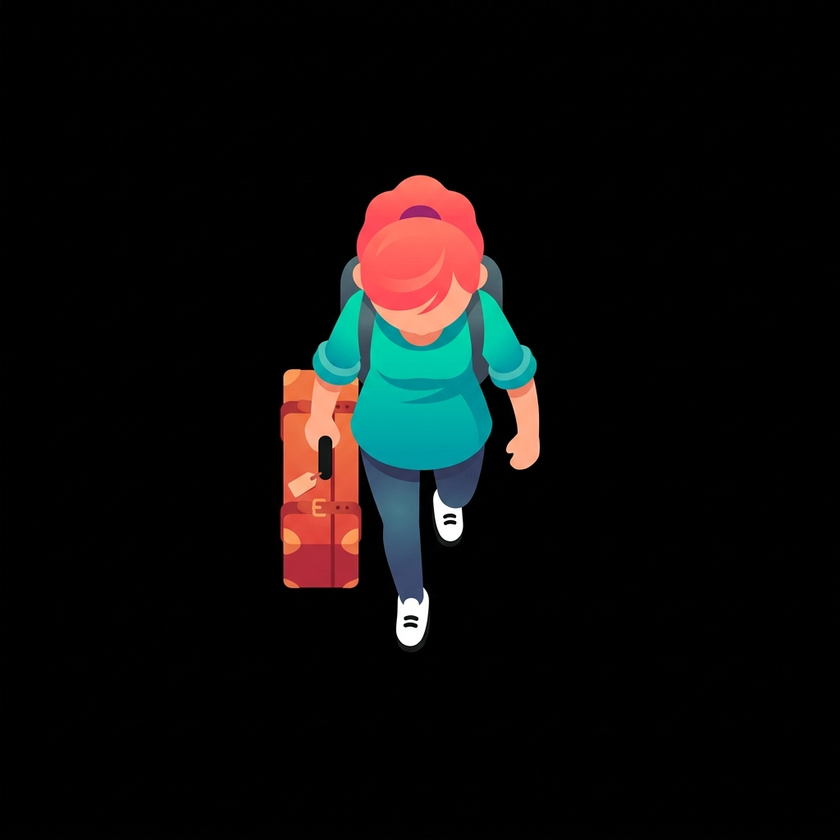
#> input picture webviews/assets/player.png, 840 x 840 px, shrunk from 1024 x 1024 before the run
$ python remove_bg.py
#> lines starting #> are read from the running program, lines starting #| are printed output that depends on the picture
from PIL import Image
from pathlib import Path

assets_dir = Path(__file__).resolve().parent.parent / "webviews" / "assets"
images = [
    "player.png",
    "npc_staff.png",
    "npc_vendor.png",
    "npc_traveler.png",
    "npc_guard.png",
    "arrow.png",
    "speech_bubble.png"
]

for name in images:
    path = assets_dir / name
    if not path.exists():
        print(f"Skipping {name} (does not exist)")
        continue

    print(f"Processing {name}...")
    img = Image.open(path).convert("RGBA")

    # We load pixels to process
    pixels = img.load()
    width, height = img.size
#> width = 840; height = 840

    # Get the background color from top-left corner
    corner_pixel = pixels[0, 0]
#> corner_pixel = (2, 2, 2, 255)

    for y in range(height):
        for x in range(width):
            r, g, b, a = pixels[x, y]
            # Check if pixel is very dark (close to black) OR very close to the corner pixel color
            is_black = (r < 80 and g < 80 and b < 80)
            is_bg_match = (abs(r - corner_pixel[0]) < 45 and
                           abs(g - corner_pixel[1]) < 45 and
                           abs(b - corner_pixel[2]) < 45)

            if is_black or is_bg_match:
                pixels[x, y] = (0, 0, 0, 0)

    # Crop to non-transparent bounding box
    bbox = img.getbbox()
#> bbox = (280, 175, 540, 646)
    if bbox:
        img = img.crop(bbox)
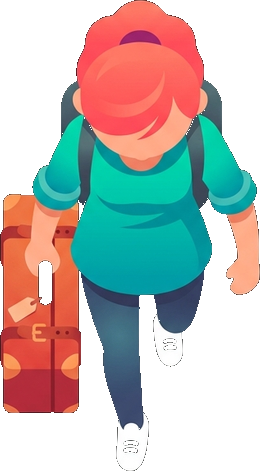
#> img: PIL image 260x471 RGBA; mean R, G, B, A 75.1, 71.9, 67.7, 142.1; transparent parts drawn white

    img.save(path, "PNG")
    print(f"  [OK] Processed and cropped {name} to {img.size}")
#|   [OK] Processed and cropped player.png to (260, 471)
#> pass 3 of the loop `for name in images:`:
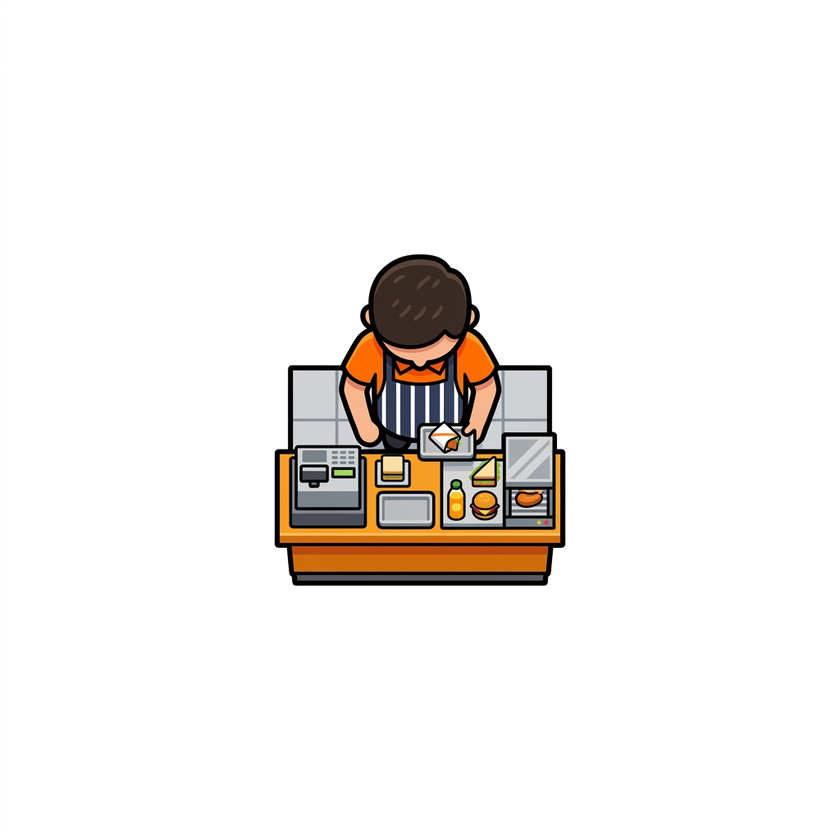
#> input picture webviews/assets/npc_vendor.png, 840 x 840 px, shrunk from 1024 x 1024 before the run
#> corner_pixel = (253, 250, 251, 255)
#> bbox = (274, 254, 566, 586)
#> `img = img.crop(bbox)`:
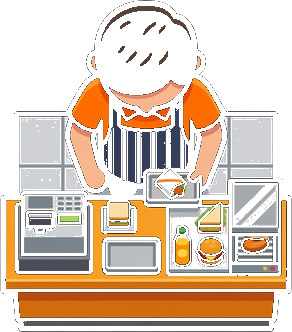
#> img: PIL image 292x332 RGBA; mean R, G, B, A 83.2, 63.2, 45.2, 116.6; transparent parts drawn white
#|   [OK] Processed and cropped npc_vendor.png to (292, 332)
#> the loop made 7 passes; the first 3 are shown
